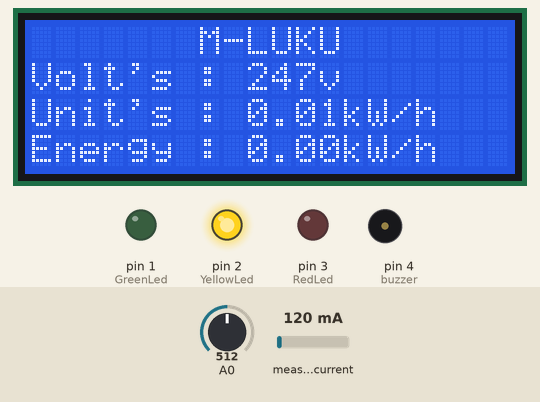
Recording of a sketch running on a simulated Arduino Uno, built with avr-gcc and run on an emulated ATmega328P. Parts: 20×4 character LCD, output pins drawn as LEDs (lit = HIGH), buzzer (waves = sounding). The test bench sets the inputs (shaded band); at power-on: A0 = 512, measured current 120 mA.

Above: at 10.0 s.
10.1 s: A0 set to 716
At 12.8 s:
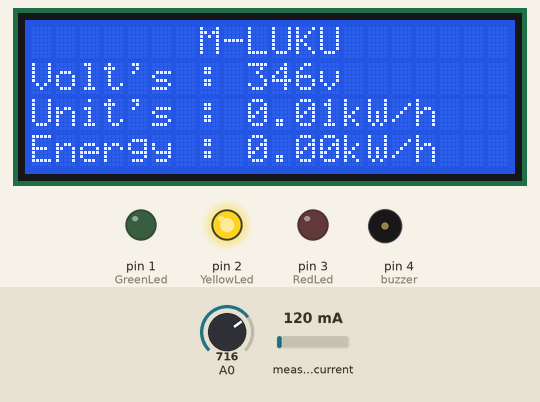
13.4 s: measured current set to 1960 mA
At 17.2 s:
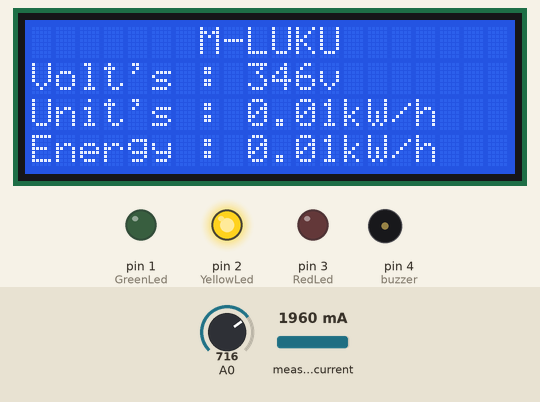
17.3 s: A0 set to 900
At 21.1 s:
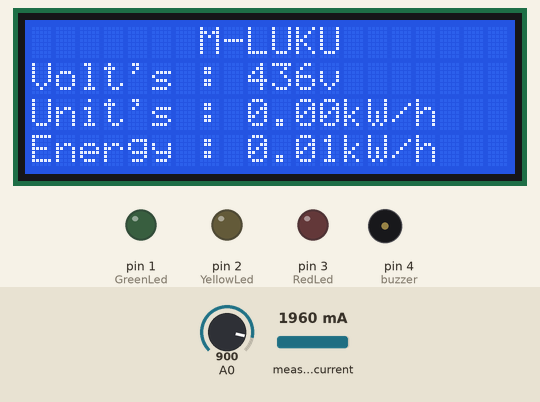
21.2 s: A0 set to 1023
At 23.6 s:
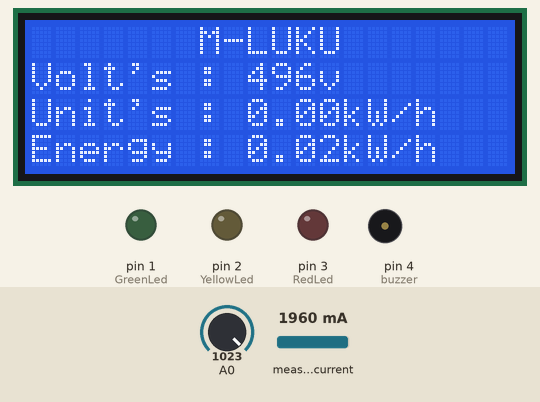
Timing chart, 0 to 25.1 s (numbered marks = the images above; inputs shaded):
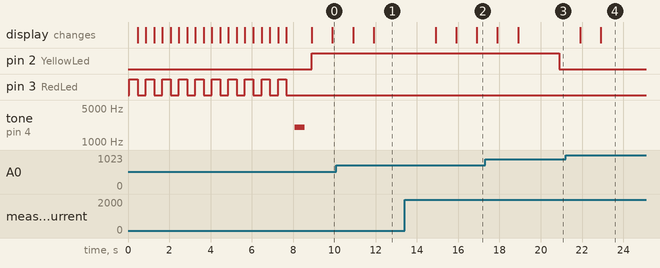

Measured:
- after the input at 10.1 s, the display: first changes after 0.80 s (image 1 shows a later state)
- after the input at 13.4 s, the display: first differs from a run without the input after 3.5 s (image 2)
- after the input at 21.2 s, the display: first changes after 0.70 s (image 4 shows a later state)

The sketch:

oscar_v00.2.ino
```cpp
#include <LiquidCrystal.h>
#include <Filters.h>
#include <TimerOne.h>
#include <elapsedMillis.h>
#include "ACS712.h"

const int rs = 12, en = 11, d4 = 10, d5 = 9, d6 = 8, d7 = 7;
LiquidCrystal lcd(rs, en, d4, d5, d6, d7);

ACS712  ACS(A1, 5.0, 1023, 100);

elapsedMillis voltage_timer;

float testFrequency = 50;
float windowLength = 40.0 / testFrequency;

int Sensor = A0;
float intercept = - 0.04;
float slope = 0.0266;
float current_Volts = 0.0;
float mA = 0.0;

int buzzer = 4;
int RedLed = 3;
int YellowLed = 2;
int GreenLed = 1;

int a_sensor = A1;

unsigned long printPeriod = 1000;
unsigned long previousMillis = 0;

volatile double Energy = 0.0;

int previous_length[4] = {0, 0, 0, 0};
float Units = 0.01;

void setup() {
  lcd.begin(20, 4);
  pinMode(RedLed, OUTPUT);
  pinMode(buzzer, OUTPUT);
  pinMode(YellowLed, OUTPUT);
  pinMode(GreenLed, OUTPUT);
  pinMode(a_sensor, INPUT);
  Timer1.initialize(1000000);
  Timer1.attachInterrupt(calcurateEnergy);

  ACS.autoMidPoint();

  startScreen();
  voltage_timer = 0;
}

void loop() {
  volatile float rem_units = Units - Energy ;
  RunningStatistics inputStats;
  inputStats.setWindowSecs( windowLength );
  mA = ACS.mA_AC() - 79.65;
  mA = mA <= 0 ? 0.0 : mA;
  while ( true ) {
    Sensor = analogRead(A0);  // read the analog in value:
    inputStats.input(Sensor);  // log to Stats function
    if ((unsigned long)(millis() - previousMillis) >= printPeriod) {
      previousMillis = millis();
      current_Volts = intercept + slope * inputStats.sigma();
      current_Volts = current_Volts * (40.3231);
      break;
    }
  }
  homeScreen(Energy , current_Volts, rem_units);
}

int centerText (String x) {
  int len =  x.length();
  int rem = 20 - len;
  rem /= 2;
  return rem;
}

void homeScreen(double Energy_reading, float Vsensor, float units) {
  register String displayText[4] = {
    "M-LUKU",
    "Volt's : " + String(int(Vsensor)) + "v",
    "Unit's : " + String(units = units <= 0 ? 0 : units) + "kW/h",
    "Energy : " + (String(Energy_reading)) + "kW/h",
  };
  bool clearScreen =  false;
  for (int i = 0; i < 4; i++) {
    if ( ( previous_length[i] - displayText[i].length()) > 0 ) {
      previous_length[i] = displayText[i].length();
      clearScreen = true;
    }
  }
  if (clearScreen) {
    lcd.clear();
  }
  for (int i = 0; i < 4; i++) {
    lcd.setCursor((i == 0 ) ? centerText(displayText[i]) : 0, i);
    lcd.print(displayText[i] + "");
  }
  if (units > 5) {
    digitalWrite(  GreenLed , 1);
    digitalWrite( YellowLed , 1);
  }
  if ( units > 0 && units  < 5) {
    digitalWrite(  GreenLed , 0);
    digitalWrite( YellowLed , 1);
  }
  if (units == 0.00) {
    digitalWrite(  GreenLed , 0);
    digitalWrite( YellowLed , 0);
  }


}

void startScreen() {
  register String displayText = "WELCOME TO M-LUKU";
  register bool state = 1;
  lcd.setCursor(centerText(displayText), 0);
  lcd.print(displayText);
  for (int i = 0; i < 20; i++) {
    lcd.setCursor(i, 2);
    lcd.print(".");
    digitalWrite(RedLed, state);
    state = !state;
    delay(400);
  }
  tone(buzzer, 2000, 500);
  delay(800);
  lcd.clear();
  digitalWrite(RedLed, 0);
}

void calcurateEnergy (void) {
  Energy += (current_Volts * (mA / 1000) * 1) / 360000;
}
```
